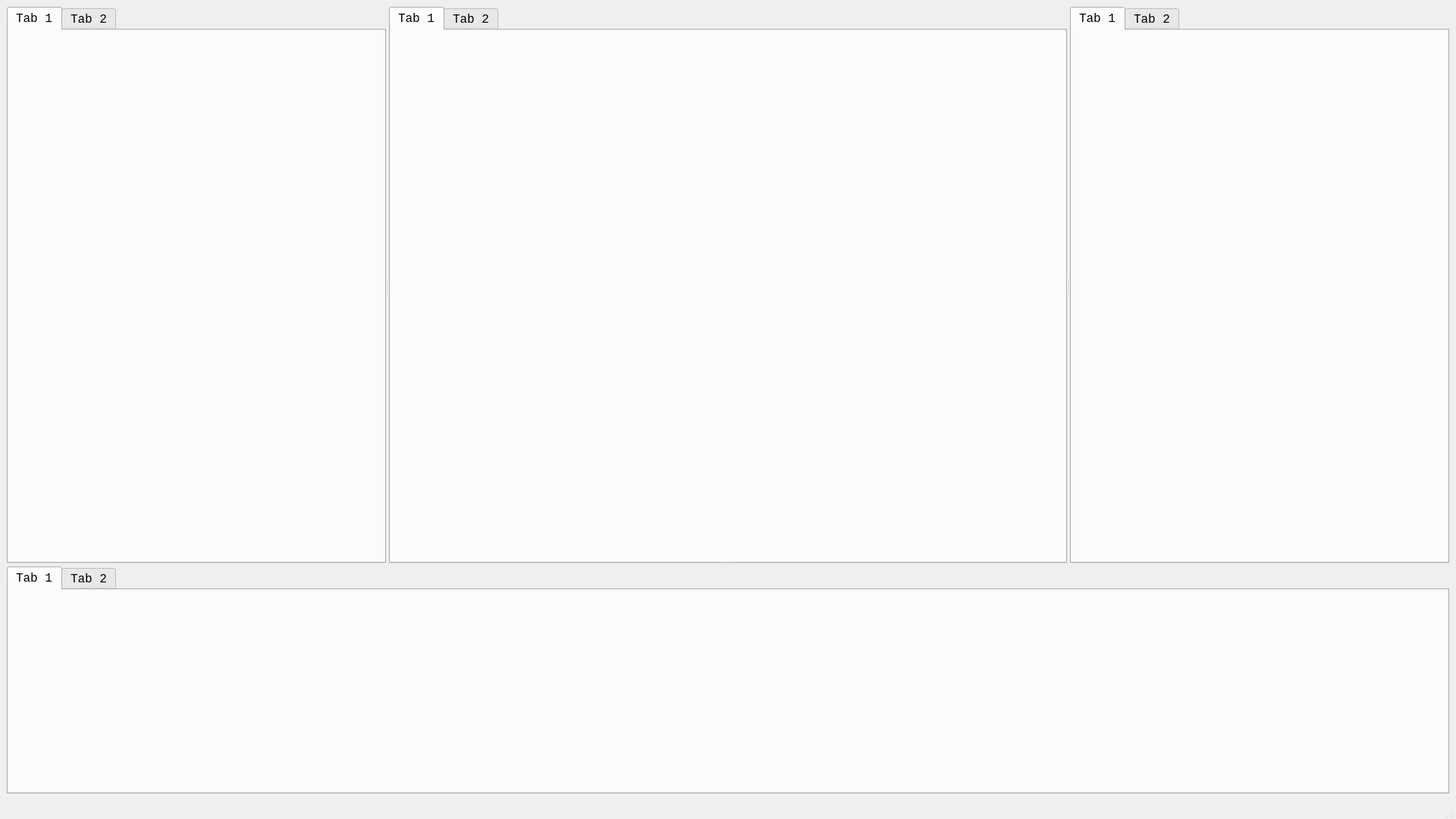
<?xml version="1.0" encoding="UTF-8"?>
<ui version="4.0">
 <class>MainWindow</class>
 <widget class="QMainWindow" name="MainWindow">
  <property name="geometry">
   <rect>
    <x>0</x>
    <y>0</y>
    <width>1920</width>
    <height>1080</height>
   </rect>
  </property>
  <property name="minimumSize">
   <size>
    <width>1280</width>
    <height>720</height>
   </size>
  </property>
  <property name="maximumSize">
   <size>
    <width>3840</width>
    <height>2160</height>
   </size>
  </property>
  <property name="baseSize">
   <size>
    <width>1920</width>
    <height>1080</height>
   </size>
  </property>
  <property name="font">
   <font>
    <family>Consolas</family>
    <pointsize>12</pointsize>
    <stylestrategy>PreferDefault</stylestrategy>
   </font>
  </property>
  <property name="windowTitle">
   <string>MainWindow</string>
  </property>
  <widget class="QWidget" name="centralwidget">
   <layout class="QGridLayout" name="gridLayout">
    <item row="0" column="0">
     <widget class="QSplitter" name="splitter_2">
      <property name="orientation">
       <enum>Qt::Orientation::Vertical</enum>
      </property>
      <widget class="QSplitter" name="splitter">
       <property name="orientation">
        <enum>Qt::Orientation::Horizontal</enum>
       </property>
       <widget class="QTabWidget" name="filecontrol">
        <property name="sizePolicy">
         <sizepolicy hsizetype="Preferred" vsizetype="Expanding">
          <horstretch>0</horstretch>
          <verstretch>0</verstretch>
         </sizepolicy>
        </property>
        <property name="minimumSize">
         <size>
          <width>0</width>
          <height>0</height>
         </size>
        </property>
        <property name="maximumSize">
         <size>
          <width>500</width>
          <height>16777215</height>
         </size>
        </property>
        <widget class="QWidget" name="tab">
         <attribute name="title">
          <string>Tab 1</string>
         </attribute>
        </widget>
        <widget class="QWidget" name="tab_2">
         <attribute name="title">
          <string>Tab 2</string>
         </attribute>
        </widget>
       </widget>
       <widget class="QTabWidget" name="framecontrol">
        <widget class="QWidget" name="tab_7">
         <attribute name="title">
          <string>Tab 1</string>
         </attribute>
        </widget>
        <widget class="QWidget" name="tab_8">
         <attribute name="title">
          <string>Tab 2</string>
         </attribute>
        </widget>
       </widget>
       <widget class="QTabWidget" name="toolcontrol">
        <property name="sizePolicy">
         <sizepolicy hsizetype="Preferred" vsizetype="Expanding">
          <horstretch>0</horstretch>
          <verstretch>0</verstretch>
         </sizepolicy>
        </property>
        <property name="minimumSize">
         <size>
          <width>0</width>
          <height>0</height>
         </size>
        </property>
        <property name="maximumSize">
         <size>
          <width>500</width>
          <height>16777215</height>
         </size>
        </property>
        <widget class="QWidget" name="tab_3">
         <attribute name="title">
          <string>Tab 1</string>
         </attribute>
        </widget>
        <widget class="QWidget" name="tab_4">
         <attribute name="title">
          <string>Tab 2</string>
         </attribute>
        </widget>
       </widget>
      </widget>
      <widget class="QTabWidget" name="animecontrol">
       <property name="sizePolicy">
        <sizepolicy hsizetype="Expanding" vsizetype="Minimum">
         <horstretch>0</horstretch>
         <verstretch>0</verstretch>
        </sizepolicy>
       </property>
       <property name="minimumSize">
        <size>
         <width>0</width>
         <height>0</height>
        </size>
       </property>
       <property name="maximumSize">
        <size>
         <width>16777215</width>
         <height>300</height>
        </size>
       </property>
       <widget class="QWidget" name="tab_5">
        <attribute name="title">
         <string>Tab 1</string>
        </attribute>
       </widget>
       <widget class="QWidget" name="tab_6">
        <attribute name="title">
         <string>Tab 2</string>
        </attribute>
       </widget>
      </widget>
     </widget>
    </item>
   </layout>
  </widget>
  <widget class="QMenuBar" name="menubar">
   <property name="geometry">
    <rect>
     <x>0</x>
     <y>0</y>
     <width>1920</width>
     <height>24</height>
    </rect>
   </property>
  </widget>
  <widget class="QStatusBar" name="statusbar"/>
 </widget>
 <resources/>
 <connections/>
</ui>
